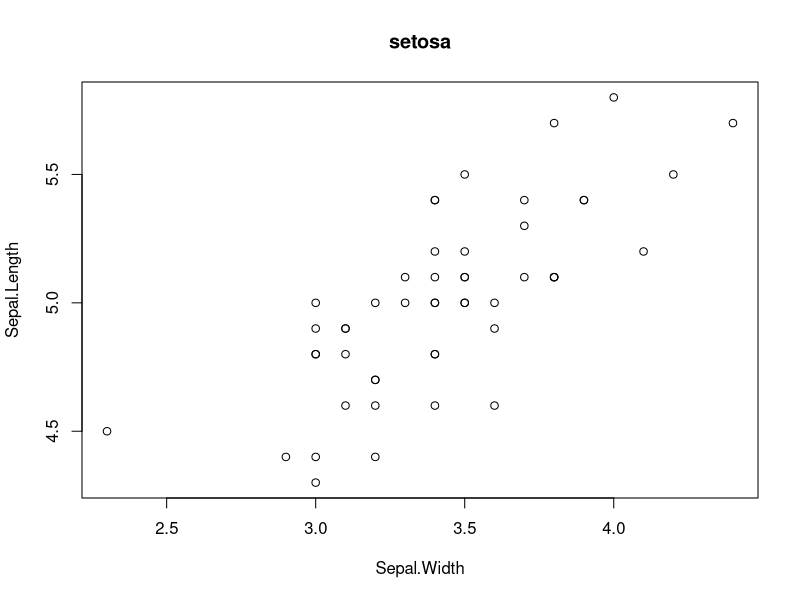
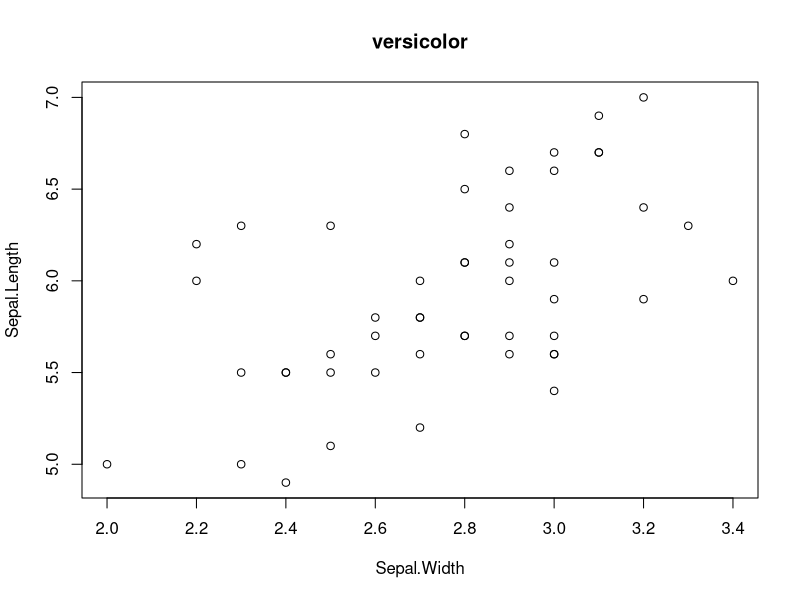
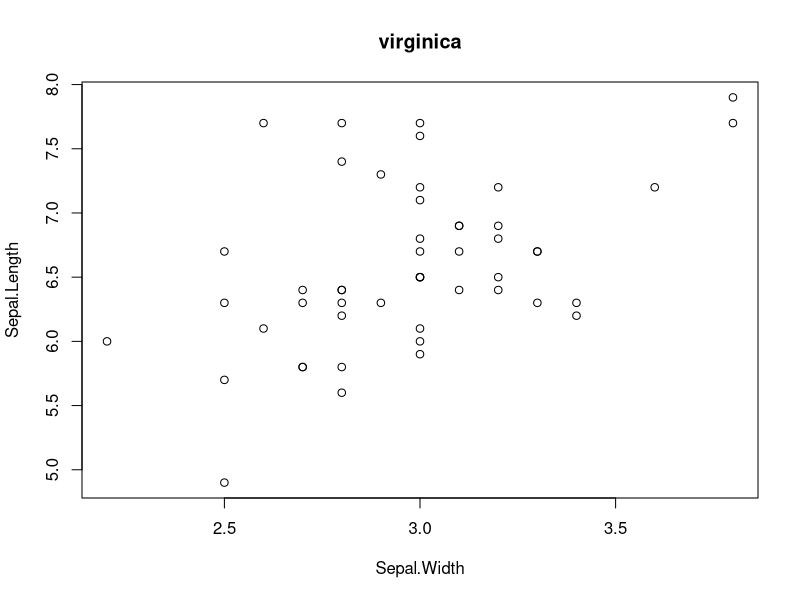

The R source for these figures, in order:
## create a directory to hold figures
fig_dir <- "iris_figs"
if(!file.exists(fig_dir)) dir.create(fig_dir)

## for each Species, write scatterplot to file
by(iris, iris$Species, function(x) {
  the_species <- x$Species[1]
  png(file.path(fig_dir, paste0("scatterplot_", the_species , ".png")))
  plot(Sepal.Length ~ Sepal.Width, data = x, main = the_species)
  dev.off()
})

## auto-generate a visual index as README.md in fig_dir
fig_files <- list.files(fig_dir, pattern = "png$")
readme_file <- file.path(fig_dir, "README.md")
writeLines(paste0(fig_files, "\n",
                  "![`", fig_files, "`](", fig_files, ")"), readme_file)

